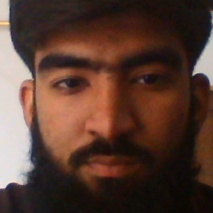
#> input picture Computer-Vision-mobile-detection/dataset_faces/UKKASHA_121/face_1.jpg, 213 x 213 px
$ python -i preprocessing.py   (imports and definitions only)
#> lines starting #> are read from the running program, lines starting #| are printed output that depends on the picture
#> further down, picture is the input picture: shape (213, 213, 3); mean B, G, R 48.8, 59.2, 86.4
import cv2

def preprocess_frame(frame, target_size=None):
    # Resize
    if target_size is not None:
        frame = cv2.resize(frame, target_size)

    # Blur to reduce noise
    blurred = cv2.GaussianBlur(frame, (5, 5), 0)

    # Convert color spaces
    hsv = cv2.cvtColor(blurred, cv2.COLOR_BGR2HSV)
#> hsv: shape (213, 213, 3); mean H, S, V 25.3, 126.7, 86.6
    gray = cv2.cvtColor(blurred, cv2.COLOR_BGR2GRAY)
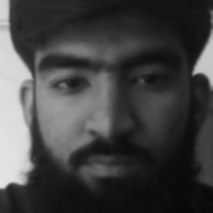
#> gray: shape (213, 213); min 8, max 228, mean 66.1

    return frame, blurred, hsv, gray

>>> import cv2
>>> picture = cv2.imread('../../Computer-Vision-mobile-detection/dataset_faces/UKKASHA_121/face_1.jpg')
>>> result = preprocess_frame(picture)

$ run again, on Computer-Vision-mobile-detection/dataset_faces/UKKASHA_121/face_2.jpg
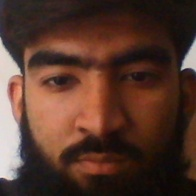
#> input picture Computer-Vision-mobile-detection/dataset_faces/UKKASHA_121/face_2.jpg, 196 x 196 px
#> picture is the input picture: shape (196, 196, 3); mean B, G, R 43.8, 55, 85
#> hsv: shape (196, 196, 3); mean H, S, V 22.1, 131.4, 85.2
#> in preprocess_frame, `gray = cv2.cvtColor(blurred, cv2.COLOR_BGR2GRAY)`:
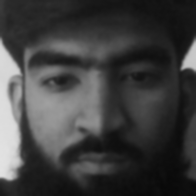
#> gray: shape (196, 196); min 9, max 226, mean 62.7

$ run again, on Computer-Vision-mobile-detection/dataset_faces/UKKASHA_121/face_4.jpg
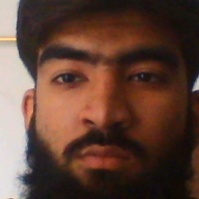
#> input picture Computer-Vision-mobile-detection/dataset_faces/UKKASHA_121/face_4.jpg, 199 x 199 px
#> picture is the input picture: shape (199, 199, 3); mean B, G, R 54.7, 66, 95.4
#> hsv: shape (199, 199, 3); mean H, S, V 23.4, 123.1, 95.6
#> in preprocess_frame, `gray = cv2.cvtColor(blurred, cv2.COLOR_BGR2GRAY)`:
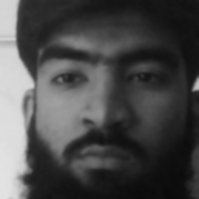
#> gray: shape (199, 199); min 9, max 227, mean 73.5
